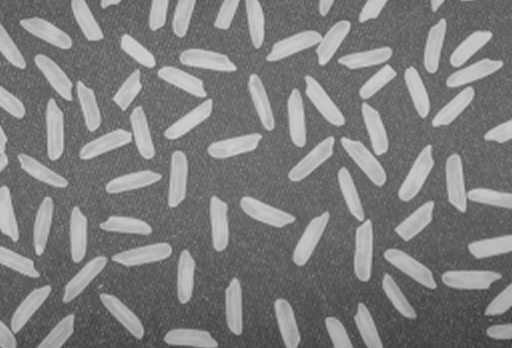
#> input picture rice.png, 512 x 348 px
$ python ex4_binary_vision.py   (older library calls are emulated)
#> lines starting #> are read from the running program, lines starting #| are printed output that depends on the picture; after the words box and inside, x2 and y2 are one past the last pixel; in counts of white or black regions, pixels touching at a corner belong together
import numpy as np
import cv2

img = cv2.imread('rice.png')
#> img is the input picture: shape (348, 512, 3); min 52, max 214, mean 124.8
gray = cv2.cvtColor(img, cv2.COLOR_BGR2GRAY)
_, otsu = cv2.threshold(gray, 200, 255, cv2.THRESH_BINARY + cv2.THRESH_OTSU)
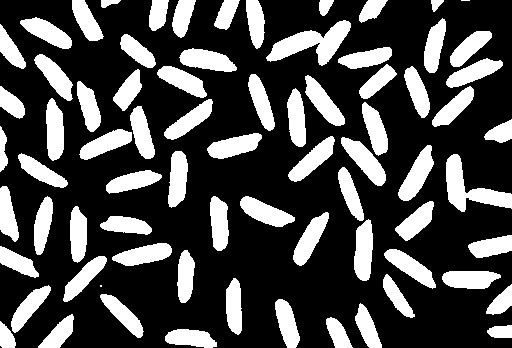
#> otsu: shape (348, 512); 29.1% white; 75 white regions (2 under 20 px), largest, box (x1, y1, x2, y2) and area: (266, 20, 351, 66) 1672, (446, 154, 512, 212) 1510, (341, 137, 386, 186) 951

kernel = np.ones((5, 5), np.uint8)
eroded = cv2.erode(otsu, kernel)
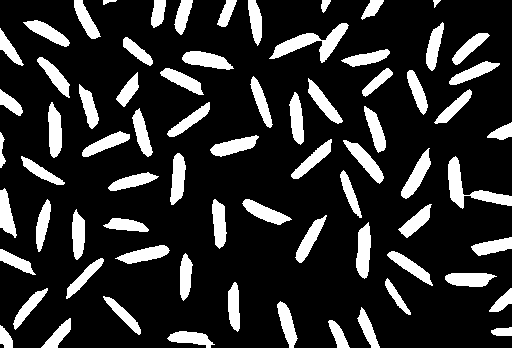
#> eroded: shape (348, 512); 17.9% white; 73 white regions, largest, box (x1, y1, x2, y2) and area: (269, 23, 349, 63) 1050, (448, 156, 512, 209) 989, (356, 222, 371, 279) 621

analysis = cv2.connectedComponentsWithStats(eroded, 10, cv2.CV_32S)
labels, labelIds, values, centroid = analysis
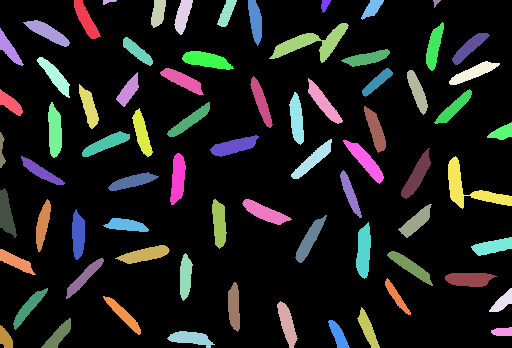
#> labelIds: shape (348, 512) int32; 74 distinct labels, from 0 to 73; one colour per label, 0 black
#> labels = 74; values = 74 rows, first 6: [0, 0, 512, 348, 146200], [74, 0, 27, 39, 460], [103, 0, 14, 5, 39], [151, 0, 15, 28, 310], [174, 0, 19, 35, 387], [217, 0, 20, 27, 283]; centroid = 74 pairs, first value 1.38 to 502.1, second value 1.15 to 338
print(labels)
#| 74

cv2.imshow('', eroded)
cv2.waitKey(0)

$ run again, with sunflower.jpg saved as rice.png
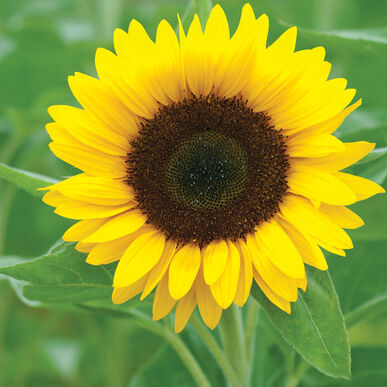
#> input picture sunflower.jpg, 387 x 387 px
#> img is the input picture: shape (387, 387, 3); mean B, G, R 44.3, 154.5, 143.2
#> `_, otsu = cv2.threshold(gray, 200, 255, cv2.THRESH_BINARY + cv2.THRESH..`:
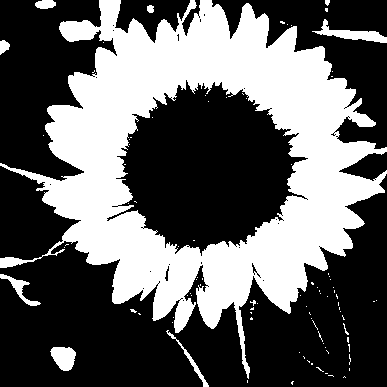
#> otsu: shape (387, 387); 38.3% white; 92 white regions (82 under 20 px), largest, box (x1, y1, x2, y2) and area: (0, 0, 387, 379) 55112, (312, 19, 387, 43) 595, (50, 347, 76, 371) 454
#> eroded: shape (387, 387); 30.5% white; 22 white regions (13 under 20 px), largest, box (x1, y1, x2, y2) and area: (28, 0, 381, 326) 44232, (62, 22, 97, 40) 417, (53, 349, 73, 369) 270
#> `labels, labelIds, values, centroid = analysis`:
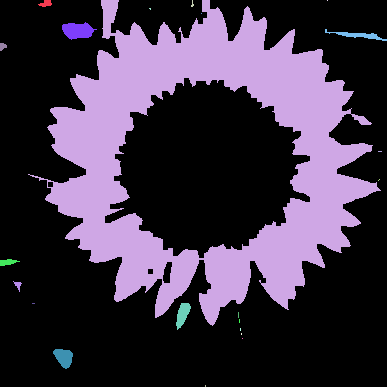
#> labelIds: shape (387, 387) int32; 23 distinct labels, from 0 to 22; one colour per label, 0 black
#> labels = 23; values = 23 rows, first 6: [0, 0, 387, 387, 104126], [38, 0, 14, 7, 63], [28, 0, 353, 326, 44232], [191, 0, 3, 7, 11], [327, 0, 1, 1, 1], [149, 8, 2, 2, 3]; centroid = 23 rows, first 8: [187.9, 208.8], [45.46, 3.13], [207, 156.7], [192, 3.73], [327, 0], [149.7, 8.33], [201, 13], [77.31, 30.22]
#| 23
